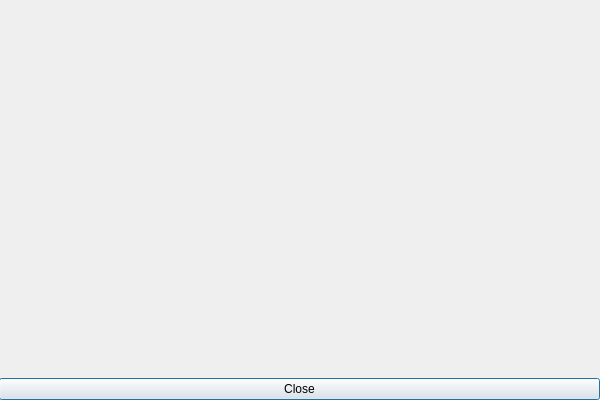
<?xml version="1.0" encoding="UTF-8"?>
<ui version="4.0">
 <class>MainWindow</class>
 <widget class="QDialog" name="MainWindow">
  <property name="geometry">
   <rect>
    <x>0</x>
    <y>0</y>
    <width>600</width>
    <height>400</height>
   </rect>
  </property>
  <property name="minimumSize">
   <size>
    <width>600</width>
    <height>400</height>
   </size>
  </property>
  <property name="windowTitle">
   <string>Dialog</string>
  </property>
  <widget class="QWidget" name="verticalLayoutWidget">
   <property name="geometry">
    <rect>
     <x>-1</x>
     <y>-1</y>
     <width>601</width>
     <height>401</height>
    </rect>
   </property>
   <layout class="QVBoxLayout" name="layout">
    <item>
     <widget class="QCustomPlot" name="plot" native="true"/>
    </item>
    <item>
     <widget class="QPushButton" name="close_btn">
      <property name="text">
       <string>Close</string>
      </property>
     </widget>
    </item>
   </layout>
  </widget>
 </widget>
 <customwidgets>
  <customwidget>
   <class>QCustomPlot</class>
   <extends>QWidget</extends>
   <header>qcustomplot.h</header>
   <container>1</container>
  </customwidget>
 </customwidgets>
 <resources/>
 <connections>
  <connection>
   <sender>close_btn</sender>
   <signal>clicked()</signal>
   <receiver>MainWindow</receiver>
   <slot>close()</slot>
   <hints>
    <hint type="sourcelabel">
     <x>299</x>
     <y>199</y>
    </hint>
    <hint type="destinationlabel">
     <x>299</x>
     <y>199</y>
    </hint>
   </hints>
  </connection>
 </connections>
</ui>
